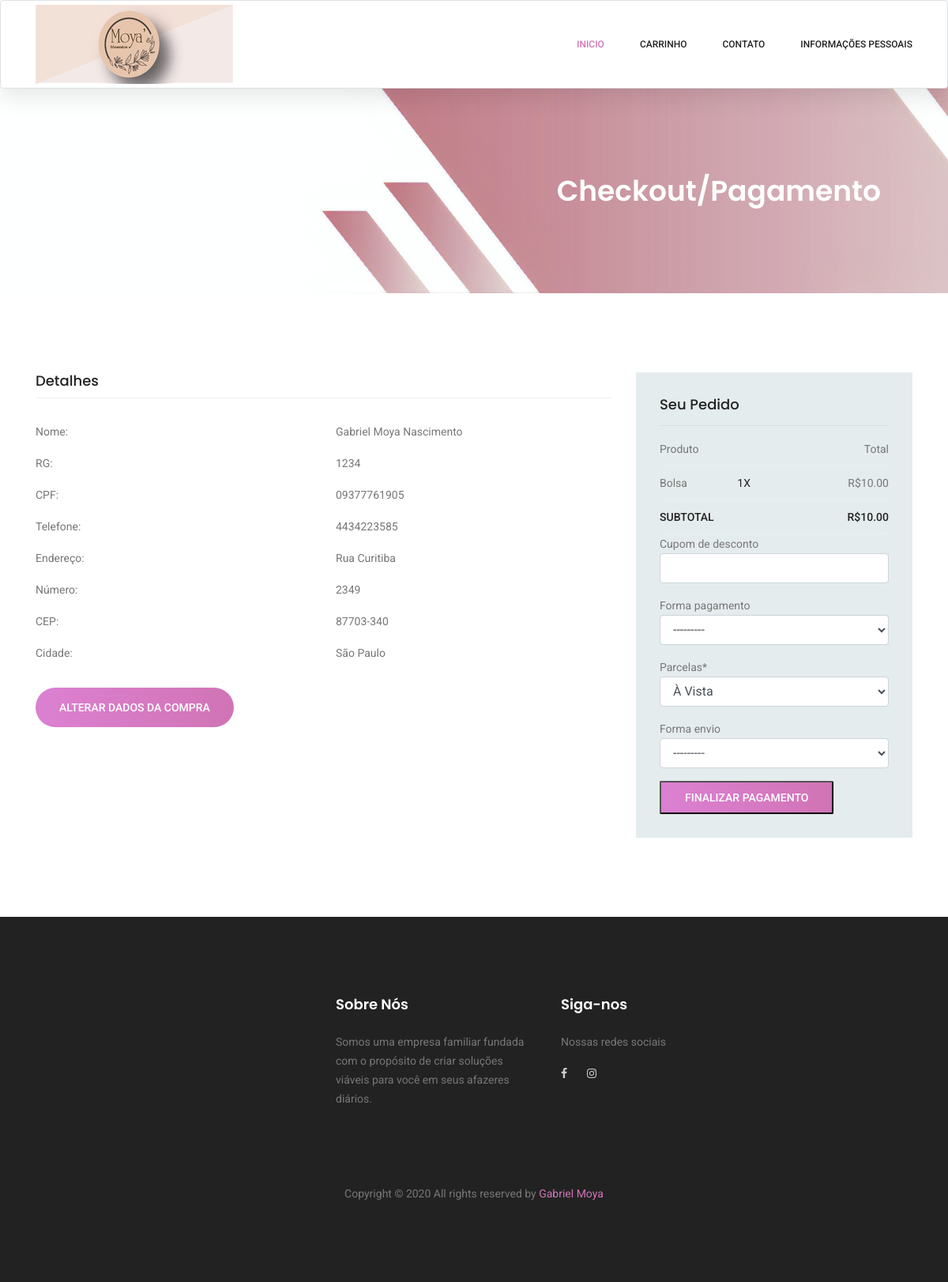
Page /pagamento/ (signed in) on the earlier database version.
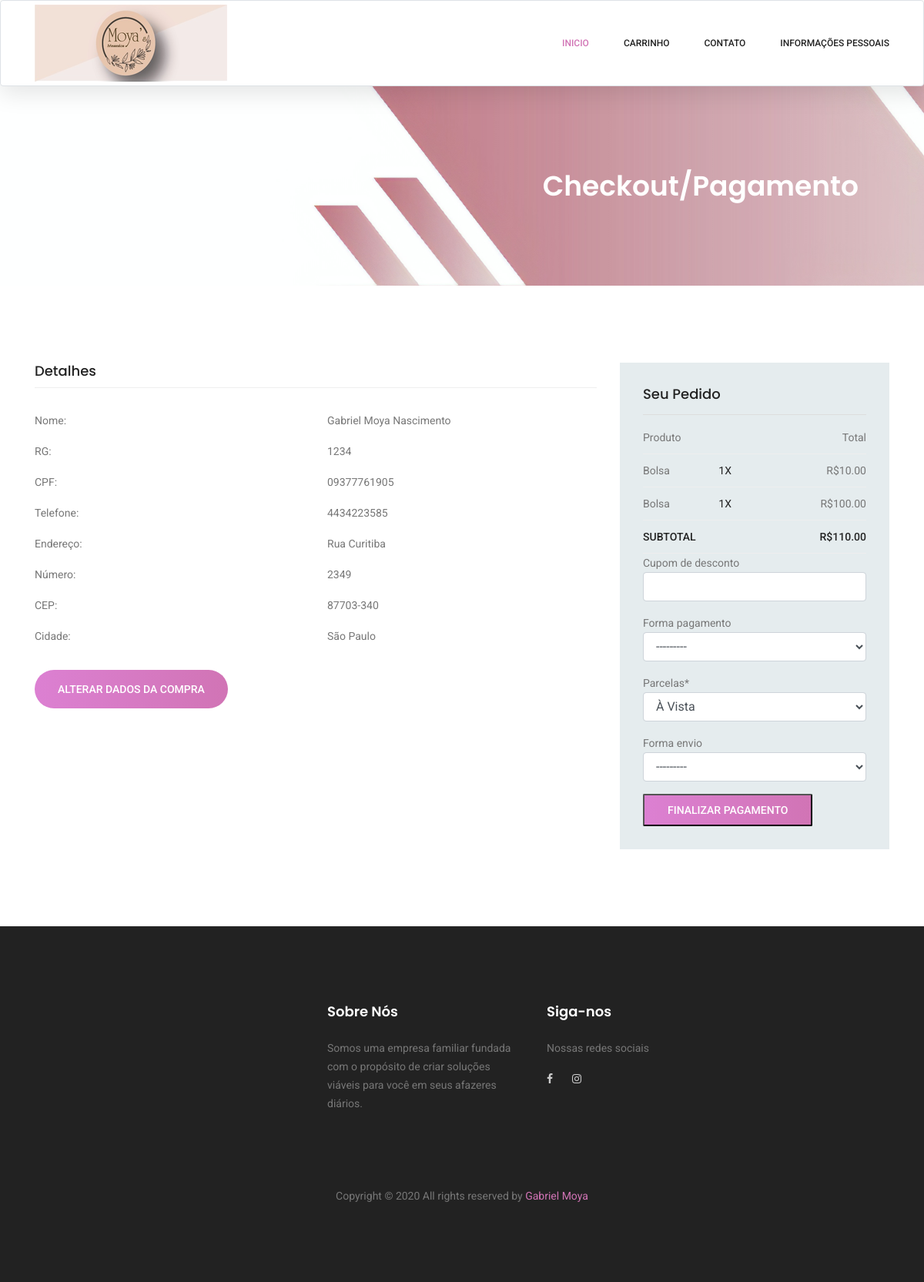
Same page on the later database version.
### clientes/models.py (models this page shows, shortened)
class Carrinho(models.Model):
    quantidade = models.IntegerField()
    valor_unid = models.DecimalField(max_digits=50, decimal_places=2)
    produto = models.ForeignKey(Produto, on_delete=models.PROTECT)
    usuario = models.ForeignKey(User, on_delete=models.PROTECT)

### cadastros/models.py (models this page shows, shortened)
class Produto(models.Model):
    codigo = models.CharField(max_length=100)
    nome = models.CharField(max_length=100)
    descricao = models.CharField(max_length=100)
    estoque = models.IntegerField()
    valorVenda = models.DecimalField(max_digits=50, decimal_places=2)
    imagem = models.ImageField(upload_to="imagens/%Y/%m/%d/", max_length=255, null=True, blank=True)
    categoria = models.ForeignKey(Categoria, on_delete=models.PROTECT)

### clientes/views.py (the view, shortened to what this page needs)
# urls.py: path('pagamento/', VendaCreate.as_view(), name="clientes-pagamento"),
class VendaCreate(LoginRequiredMixin, CreateView):
    model = Venda
    fields = ['desconto', 'forma_pagamento', 'parcelas', 'forma_envio']
    template_name = 'clientes/pagamento.html'
    success_url = reverse_lazy('clientes-confirmacao')
    login_url = reverse_lazy('login')
    def get_context_data(self, *args, **kwargs):
        context = super().get_context_data(*args, **kwargs)
        context["pessoa"] = Pessoa.objects.get(usuario=self.request.user)
        context["produtosCarrinho"] = Carrinho.objects.filter(usuario=self.request.user)
        total = 0
        for c in context["produtosCarrinho"]:
            total += c.produto.valorVenda * c.quantidade
        context["valor"] = total
        return context

### cadastros/models.py (called while the page is built)
    def __str__(self):
        return self.nome

    def __str__(self):
        if self.valor > 0:
            return self.nome + ' - R$' + str(self.valor)
        else:
            return self.nome + ' - Grátis'

### clientes/templates/clientes/pagamento.html (shortened to what the changed rows need)
{% extends 'clientes/formulario.html' %}
{% load static %}
{% load crispy_forms_tags %}
{%block conteudo%}
<section class="banner-area organic-breadcrumb">
    <div class="container">
        <div class="breadcrumb-banner d-flex flex-wrap align-items-center justify-content-end">
            <div class="col-first">
                <h1>Checkout/Pagamento</h1>
            </div>
        </div>
    </div>
</section>
<section class="checkout_area section_gap">
    <div class="container">
        <div class="billing_details">
            <div class="row">
                {% if produtosCarrinho %}
                {% if pessoa %}
                {% with p=pessoa %}
                <div class="col-lg-8">
                    <h3>Detalhes</h3>
                    <div class="row">
                        <div class="col-md-6">
                            <label>Nome:</label>
                        </div>
                        <div class="col-md-6">
                            <p>{{p.nome|default_if_none:"Você não concluiu seu cadastro!"}}</p>
                        </div>
                    </div>
                    <div class="row">
                        <div class="col-md-6">
                            <label>RG:</label>
                        </div>
                        <div class="col-md-6">
                            <p>{{p.rg}}</p>
                        </div>
                    </div>
                    <div class="row">
                        <div class="col-md-6">
                            <label>CPF:</label>
                        </div>
                        <div class="col-md-6">
                            <p>{{p.cpf}}</p>
                        </div>
                    </div>
                    <div class="row">
                        <div class="col-md-6">
                            <label>Telefone:</label>
                        </div>
                        <div class="col-md-6">
                            <p>{{p.telefone}}</p>
                        </div>
                    </div>
                    <div class="row">
                        <div class="col-md-6">
                            <label>Endereço:</label>
                        </div>
                        <div class="col-md-6">
                            <p>{{p.endereco}}</p>
                        </div>
                    </div>
                    <div class="row">
                        <div class="col-md-6">
                            <label>Número:</label>
                        </div>
                        <div class="col-md-6">
                            <p>{{p.numero}}</p>
                        </div>
                    </div>
                    <div class="row">
                        <div class="col-md-6">
                            <label>CEP:</label>
                        </div>
                        <div class="col-md-6">
                            <p>{{p.cep}}</p>
                        </div>
                    </div>
                    <div class="row">
                        <div class="col-md-6">
                            <label>Cidade:</label>
                        </div>
                        <div class="col-md-6">
                            <p>{{p.cidade.nome}}</p>
                        </div>
                    </div>
                    <div class="my-3">
                        <a class="primary-btn" href="{% url 'clientes-alterar-perfil' %}">Alterar dados da Compra</a>
                    </div>
                    {% endwith %}
                    {% endif %}
                </div>
                <div class="col-lg-4">
                    <div class="order_box">
                        <form method="post">
                            <h2>Seu Pedido</h2>
                            <ul class="list">
                                <li><a href="#">Produto <span>Total</span></a></li>
                                {% for v in produtosCarrinho %}
                                <li><a href="#">{{v.produto.nome}}<span class="middle">{{v.quantidade}}X</span>
                                        <span class="last">R${{v.valor_unid}}</span></a></li>
                                {% endfor %}
                            </ul>
                            <ul class="list list_2">
                                <li><a href="#">Subtotal <span>R${{valor}}</span></a></li>
                            </ul>
                            <div class="payment_item active">
                                {{ form|crispy }}
                                <button type="submit" class="primary-btn">Finalizar Pagamento</button>
                            </div>
                        </form>
                    </div>
                </div>
                {%else%}
                <div class="col-md">
                    <h4>Você não possui itens no carrinho!</h4>
                    <a class="primary-btn" href="{% url 'clientes-index' %}">Voltar</a>
                </div>
                {% endif %}
            </div>
        </div>
</section>
{%endblock%}

Differences in the rows shown:
added Carrinho: produto.nome "Bolsa", quantidade "1", valor_unid "100.00"
Other differences:
{{ valor }}: "10.00" → "110.00"
